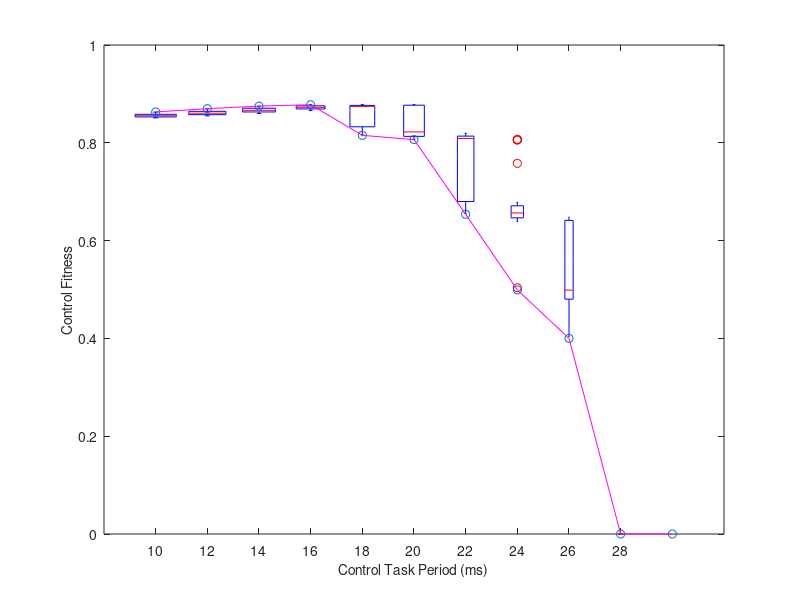

Reproduce this figure in MATLAB.
% load datasets
load('./result/exp_1_2_dual_alpha_0.5.mat')
load('./result/exp_1_2_single_alpha_0.5.mat')

boxplot(1 - results(:,8), results(:,1));

hold on 

scatter(results_single(:,1), 1 - results_single(:,3), 'kd');
line(results_single(:,1), 1 - results_single(:,3), 'Color', 'magenta')

set(gca,'xticklabel', results_single(:,2) / 10.0,'fontsize',10)
xlabel('Control Task Period (ms)','fontsize',10)
ylabel('Control Fitness','fontsize',10)